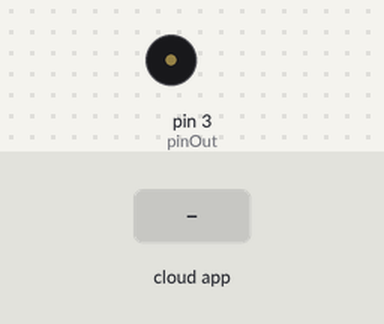
Simulated run of this sketch. Board: Arduino Uno, built with avr-gcc and run on an emulated ATmega328P. Parts: buzzer (waves = sounding). Inputs (shaded band) come from the test bench. The ROS host is connected and sends only what is stated.

Above: at 1.2 s.
1.3 s: the phone or cloud app sets code to 0
At 1.47 s:
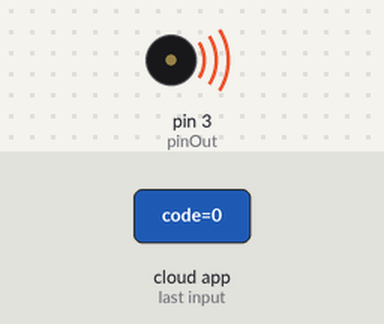
Timing chart, 0 to 4.3 s (numbered marks = the images above; inputs shaded):
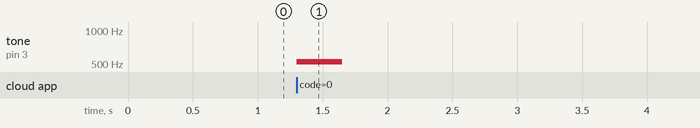

Measured:
- after the input at 1.3 s, tone on pin 3 (pinOut): silent → 523 Hz at once, → silent 0.35 s later

The sketch:

BuzzerCode.ino
```cpp
#include <ros.h>
#include <std_msgs/UInt16.h>
#include <geometry_msgs/Twist.h>

//C = Forward, D = Right, E = Back, A = Left
#define NOTE_C5 523
#define NOTE_D6 1175
#define NOTE_A6 1760
#define NOTE_G5 784
const int pinOut=3;

ros::NodeHandle node_handle;

//geometry_msgs::Twist move_msg;
std_msgs::UInt16 int_msg;

void subscribeCallback(const std_msgs::UInt16 &int_msg){
  //0 = object in front blocking,
  if (int_msg.data == 0){
    tone(pinOut, NOTE_C5, 700/4);
    delay(700/4);
    tone(pinOut, NOTE_C5, 700/4);
    delay(700/4);
  }
  //1 = object on left blocking
  else if(int_msg.data == 1){
    tone(pinOut, NOTE_A6, 700/4);
    delay(700/4);
    tone(pinOut, NOTE_A6, 700/4);
    delay(700/4);
  }
  else if(int_msg.data == 2){
    tone(pinOut, NOTE_D6, 700/4);
    delay(700/4);
    tone(pinOut, NOTE_D6, 700/4);
    delay(700/4);
  }
//  else if(int_msg.data == 3){
//    tone(pinOut, NOTE_G5, 700/4);
//    delay(700/4);
//    noTone(pinOut);
//  }
  noTone(pinOut);

}

ros::Subscriber<std_msgs::UInt16> my_subscriber("code", &subscribeCallback);


void setup() {
  node_handle.initNode();
  node_handle.subscribe(my_subscriber);
}
void loop() {
// put your main code here, to run repeatedly:
  node_handle.spinOnce();
}
```
